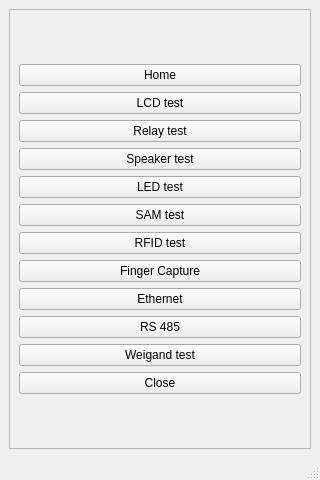
<?xml version="1.0" encoding="UTF-8"?>
<ui version="4.0">
 <class>TEST_SCREEN</class>
 <widget class="QMainWindow" name="TEST_SCREEN">
  <property name="geometry">
   <rect>
    <x>0</x>
    <y>0</y>
    <width>320</width>
    <height>480</height>
   </rect>
  </property>
  <property name="windowTitle">
   <string>MainWindow</string>
  </property>
  <widget class="QWidget" name="centralwidget">
   <layout class="QVBoxLayout" name="verticalLayout_2">
    <item>
     <widget class="QScrollArea" name="scrollArea">
      <property name="widgetResizable">
       <bool>true</bool>
      </property>
      <widget class="QWidget" name="scrollAreaWidgetContents">
       <property name="geometry">
        <rect>
         <x>0</x>
         <y>-213</y>
         <width>284</width>
         <height>626</height>
        </rect>
       </property>
       <layout class="QVBoxLayout" name="verticalLayout">
        <item>
         <layout class="QGridLayout" name="gridLayout">
          <item row="0" column="0">
           <widget class="QPushButton" name="home">
            <property name="text">
             <string>Home</string>
            </property>
            <property name="icon">
             <iconset resource="audio_resource.qrc">
              <normaloff>:/audio/thank_you_audio_file/home.png</normaloff>:/audio/thank_you_audio_file/home.png</iconset>
            </property>
            <property name="iconSize">
             <size>
              <width>35</width>
              <height>35</height>
             </size>
            </property>
           </widget>
          </item>
          <item row="1" column="0">
           <widget class="QPushButton" name="lcd_test">
            <property name="text">
             <string>LCD test</string>
            </property>
            <property name="icon">
             <iconset resource="audio_resource.qrc">
              <normaloff>:/audio/thank_you_audio_file/lcd.png</normaloff>:/audio/thank_you_audio_file/lcd.png</iconset>
            </property>
            <property name="iconSize">
             <size>
              <width>35</width>
              <height>35</height>
             </size>
            </property>
           </widget>
          </item>
          <item row="2" column="0">
           <widget class="QPushButton" name="relay_test">
            <property name="text">
             <string>Relay test</string>
            </property>
            <property name="icon">
             <iconset resource="audio_resource.qrc">
              <normaloff>:/audio/thank_you_audio_file/relay.png</normaloff>:/audio/thank_you_audio_file/relay.png</iconset>
            </property>
            <property name="iconSize">
             <size>
              <width>35</width>
              <height>35</height>
             </size>
            </property>
           </widget>
          </item>
          <item row="3" column="0">
           <widget class="QPushButton" name="speaker_test">
            <property name="text">
             <string>Speaker test</string>
            </property>
            <property name="icon">
             <iconset resource="audio_resource.qrc">
              <normaloff>:/audio/thank_you_audio_file/sound.png</normaloff>:/audio/thank_you_audio_file/sound.png</iconset>
            </property>
            <property name="iconSize">
             <size>
              <width>35</width>
              <height>35</height>
             </size>
            </property>
           </widget>
          </item>
          <item row="4" column="0">
           <widget class="QPushButton" name="led_test">
            <property name="text">
             <string>LED test</string>
            </property>
            <property name="icon">
             <iconset resource="audio_resource.qrc">
              <normaloff>:/audio/thank_you_audio_file/led (1).png</normaloff>:/audio/thank_you_audio_file/led (1).png</iconset>
            </property>
            <property name="iconSize">
             <size>
              <width>35</width>
              <height>35</height>
             </size>
            </property>
           </widget>
          </item>
          <item row="5" column="0">
           <widget class="QPushButton" name="sam_test">
            <property name="text">
             <string>SAM test</string>
            </property>
            <property name="icon">
             <iconset resource="audio_resource.qrc">
              <normaloff>:/audio/thank_you_audio_file/sim-card.png</normaloff>:/audio/thank_you_audio_file/sim-card.png</iconset>
            </property>
            <property name="iconSize">
             <size>
              <width>35</width>
              <height>35</height>
             </size>
            </property>
           </widget>
          </item>
          <item row="6" column="0">
           <widget class="QPushButton" name="RFID_test">
            <property name="text">
             <string>RFID test</string>
            </property>
            <property name="icon">
             <iconset resource="audio_resource.qrc">
              <normaloff>:/audio/thank_you_audio_file/contactless.png</normaloff>:/audio/thank_you_audio_file/contactless.png</iconset>
            </property>
            <property name="iconSize">
             <size>
              <width>35</width>
              <height>35</height>
             </size>
            </property>
           </widget>
          </item>
          <item row="7" column="0">
           <widget class="QPushButton" name="finger_capture">
            <property name="text">
             <string>Finger Capture</string>
            </property>
            <property name="icon">
             <iconset resource="audio_resource.qrc">
              <normaloff>:/audio/thank_you_audio_file/fingerprint.png</normaloff>:/audio/thank_you_audio_file/fingerprint.png</iconset>
            </property>
            <property name="iconSize">
             <size>
              <width>35</width>
              <height>35</height>
             </size>
            </property>
           </widget>
          </item>
          <item row="8" column="0">
           <widget class="QPushButton" name="ethernet">
            <property name="text">
             <string>Ethernet</string>
            </property>
            <property name="icon">
             <iconset resource="audio_resource.qrc">
              <normaloff>:/audio/thank_you_audio_file/ethernet.png</normaloff>:/audio/thank_you_audio_file/ethernet.png</iconset>
            </property>
            <property name="iconSize">
             <size>
              <width>35</width>
              <height>35</height>
             </size>
            </property>
           </widget>
          </item>
          <item row="9" column="0">
           <widget class="QPushButton" name="rs_485">
            <property name="text">
             <string>RS 485</string>
            </property>
            <property name="icon">
             <iconset resource="audio_resource.qrc">
              <normaloff>:/audio/thank_you_audio_file/rs-485.png</normaloff>:/audio/thank_you_audio_file/rs-485.png</iconset>
            </property>
            <property name="iconSize">
             <size>
              <width>35</width>
              <height>35</height>
             </size>
            </property>
           </widget>
          </item>
          <item row="10" column="0">
           <widget class="QPushButton" name="weigand_test">
            <property name="text">
             <string>Weigand test</string>
            </property>
            <property name="icon">
             <iconset resource="audio_resource.qrc">
              <normaloff>:/audio/thank_you_audio_file/right-arrow.png</normaloff>:/audio/thank_you_audio_file/right-arrow.png</iconset>
            </property>
            <property name="iconSize">
             <size>
              <width>35</width>
              <height>35</height>
             </size>
            </property>
           </widget>
          </item>
          <item row="11" column="0">
           <widget class="QPushButton" name="close">
            <property name="text">
             <string>Close</string>
            </property>
            <property name="icon">
             <iconset resource="audio_resource.qrc">
              <normaloff>:/audio/thank_you_audio_file/close.png</normaloff>:/audio/thank_you_audio_file/close.png</iconset>
            </property>
            <property name="iconSize">
             <size>
              <width>35</width>
              <height>35</height>
             </size>
            </property>
           </widget>
          </item>
         </layout>
        </item>
       </layout>
      </widget>
     </widget>
    </item>
   </layout>
  </widget>
  <widget class="QMenuBar" name="menubar">
   <property name="geometry">
    <rect>
     <x>0</x>
     <y>0</y>
     <width>320</width>
     <height>25</height>
    </rect>
   </property>
  </widget>
  <widget class="QStatusBar" name="statusbar"/>
 </widget>
 <resources>
  <include location="audio_resource.qrc"/>
 </resources>
 <connections/>
</ui>
